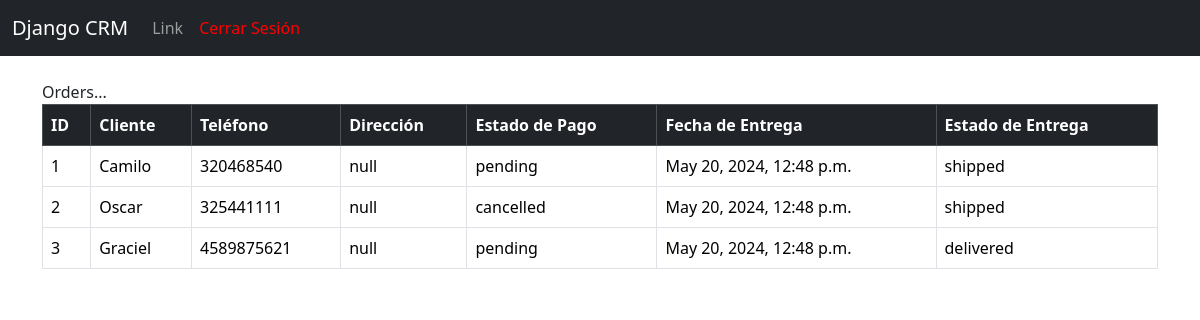
The app's page / (signed in), older data.
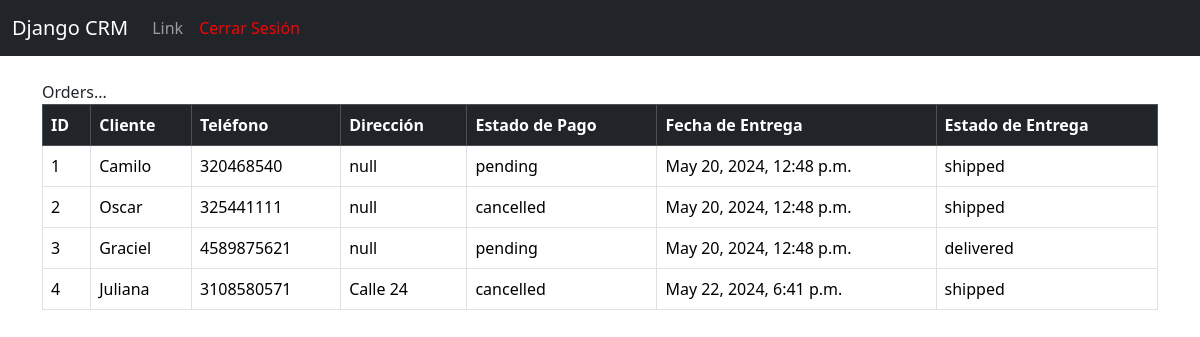
The same page, newer data.
### website/models.py (models this page shows, shortened)
class Order(models.Model):
    customer_name = models.CharField(max_length=50)
    address = models.CharField(max_length=100)  # Optional email for customer contact
    phone_number = models.CharField(max_length=20)  # Allow for international formats
    created_at = models.DateTimeField(auto_now_add=True)
    order_delivery_date = models.DateTimeField()
    payment_status = models.CharField(max_length=20, choices=[
        ('pending', 'Pending'),
        ('paid', 'Paid'),
        ('cancelled', 'Cancelled')
    ], default='pending')
    delivery_status = models.CharField(max_length=20, choices=[
        ('pending', 'Pending'),
        ('shipped', 'Shipped'),
        ('delivered', 'Delivered')
    ], default='pending')

### website/views.py (the view)
# urls.py: path('',views.home, name="home"),
def home(request):
    orders = Order.objects.all()
    if request.method == 'POST':
        username = request.POST['username']
        password = request.POST['password']
        user = authenticate(request, username=username, password=password)
        if user is not None:
            login(request,user)
            messages.success(request,f"Bienvenido {username}")
            return redirect('home')
        else:
            messages.success(request,"Error al iniciar sesión, verifica tus credenciales o comunicate con soporte al 3203468540")
            return redirect('home')
    else:
        return render(request, 'home.html',{'orders':orders},)

### website/templates/home.html (shortened to what this page needs)
{% extends "base.html"%}
{% block content %}
{% if user.is_authenticated %}
<div>Orders... </div>
<table class="table table-hover table-bordered">
  <thead class="table-dark">
    <tr>
      <th scope="col">ID</th>
      <th scope="col">Cliente</th>
      <th scope="col">Teléfono</th>
      <th scope="col">Dirección</th>
      <th scope="col">Estado de Pago</th>
      <th scope="col">Fecha de Entrega</th>
      <th scope="col">Estado de Entrega</th>
    </tr>
  </thead>
  <tbody>
      {%if orders%}
        {% for order in orders %}
        <tr>
          <td>{{order.id}}</td>
          <td>{{order.customer_name}}</td>
          <td>{{order.phone_number}}</td>
          <td>{{order.address}}</td>
          <td>{{order.payment_status}}</td>
          <td>{{order.order_delivery_date}}</td>
          <td>{{order.delivery_status}}</td>
        </tr>
        {% endfor %}
      {%endif%}
  </tbody>
</table>
{% endif %}
{% endblock %}

### website/templates/base.html (shortened to what this page needs)
<!doctype html>
<html lang="en">
  <head>
    <link href="https://cdn.jsdelivr.net/npm/bootstrap@5.3.3/dist/css/bootstrap.min.css" rel="stylesheet">
  </head>
  <body>
        {% include 'navbar.html'%}
          <div class="container">
          <br>
            {% block content %}
            {% endblock%}
          </div>
  </body>
</html>

### website/templates/navbar.html (shortened to what this page needs)
<nav class="navbar navbar-expand-lg navbar-dark bg-dark">
  <div class="container-fluid">
    <a class="navbar-brand" href="{% url 'home'%}">Django CRM</a>
    <div class="collapse navbar-collapse" id="navbarSupportedContent">
      <ul class="navbar-nav me-auto mb-2 mb-lg-0">
        <li class="nav-item">
          <a class="nav-link" href="#">Link</a>
        </li>
        {% if user.is_authenticated %}
        <li class="nav-item">
          <a class="nav-link" href="{% url 'logout' %}" style="color: #ff0000;">Cerrar Sesión </a>
        </li>
        {% endif %}
      </ul>
    </div>
  </div>
</nav>

Row changes from the older to the newer data that the page shows:
added Order: id "4", customer_name "Juliana", phone_number "3108580571", address "Calle 24", payment_status "cancelled", order_delivery_date "May 22, 2024, 6:41 p.m.", delivery_status "shipped"
